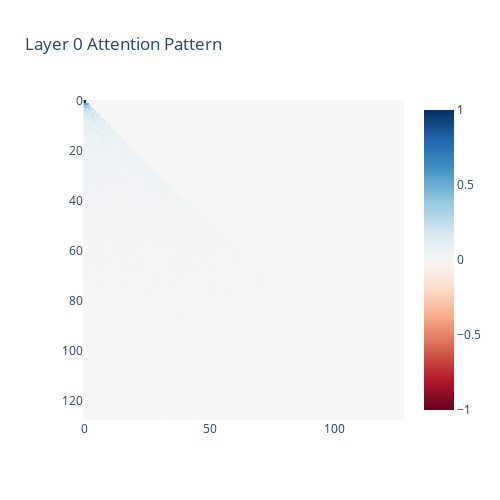
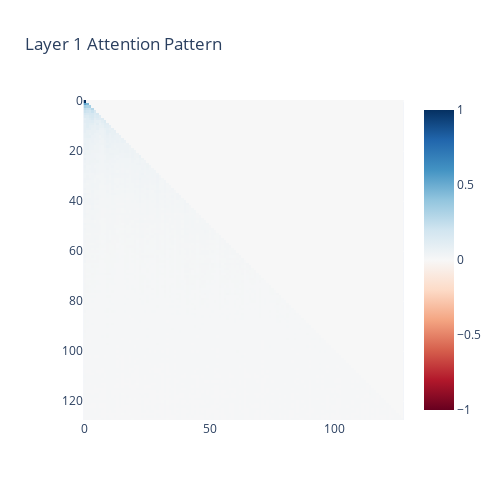

Notebook code for these charts, in order:
### Code cell
from circuitsvis.attention import attention_heads, attention_pattern

imshow(cache["attn", 0].mean([0, 1]), title="Layer 0 Attention Pattern", height=500, width=500)
imshow(cache["attn", 1].mean([0, 1]), title="Layer 1 Attention Pattern", height=500, width=500)

### Figure 1 — Plotly figure (JSON) as saved in the notebook; plotly's stock layout.template omitted (floating-point values rounded to 4 significant figures; data arrays with more than 128 entries replaced by an {"elided": "..."} marker saying what was removed)
{"data": [{"coloraxis": "coloraxis", "hovertemplate": "x: %{x}<br>y: %{y}<br>color: %{z}<extra></extra>", "name": "0", "type": "heatmap", "xaxis": "x", "yaxis": "y", "z": {"elided": "128x128 float values"}}], "layout": {"coloraxis": {"cmid": 0, "colorscale": [[0, "rgb(103,0,31)"], [0.1, "rgb(178,24,43)"], [0.2, "rgb(214,96,77)"], [0.3, "rgb(244,165,130)"], [0.4, "rgb(253,219,199)"], [0.5, "rgb(247,247,247)"], [0.6, "rgb(209,229,240)"], [0.7, "rgb(146,197,222)"], [0.8, "rgb(67,147,195)"], [0.9, "rgb(33,102,172)"], [1, "rgb(5,48,97)"]]}, "height": 500, "title": {"text": "Layer 0 Attention Pattern"}, "width": 500, "xaxis": {"anchor": "y", "constrain": "domain", "domain": [0, 1], "scaleanchor": "y"}, "yaxis": {"anchor": "x", "autorange": "reversed", "constrain": "domain", "domain": [0, 1]}}}

### Figure 2 — Plotly figure (JSON) as saved in the notebook; plotly's stock layout.template omitted (floating-point values rounded to 4 significant figures; data arrays with more than 128 entries replaced by an {"elided": "..."} marker saying what was removed)
{"data": [{"coloraxis": "coloraxis", "hovertemplate": "x: %{x}<br>y: %{y}<br>color: %{z}<extra></extra>", "name": "0", "type": "heatmap", "xaxis": "x", "yaxis": "y", "z": {"elided": "128x128 float values"}}], "layout": {"coloraxis": {"cmid": 0, "colorscale": [[0, "rgb(103,0,31)"], [0.1, "rgb(178,24,43)"], [0.2, "rgb(214,96,77)"], [0.3, "rgb(244,165,130)"], [0.4, "rgb(253,219,199)"], [0.5, "rgb(247,247,247)"], [0.6, "rgb(209,229,240)"], [0.7, "rgb(146,197,222)"], [0.8, "rgb(67,147,195)"], [0.9, "rgb(33,102,172)"], [1, "rgb(5,48,97)"]]}, "height": 500, "title": {"text": "Layer 1 Attention Pattern"}, "width": 500, "xaxis": {"anchor": "y", "constrain": "domain", "domain": [0, 1], "scaleanchor": "y"}, "yaxis": {"anchor": "x", "autorange": "reversed", "constrain": "domain", "domain": [0, 1]}}}
